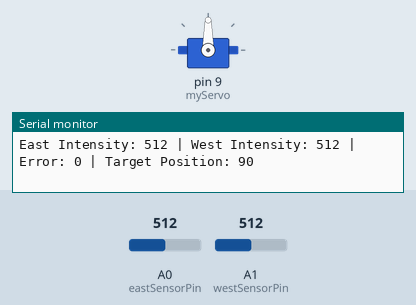
Bench run of a sketch on a simulated Arduino Uno, built with avr-gcc and run on an emulated ATmega328P. Parts: servo, the last lines printed to the serial monitor. Inputs (shaded band) come from the test bench; at power-on: A0 (eastSensorPin) = 512, A1 (westSensorPin) = 512.

Above: at 1.3 s.
1.4 s: A0 (eastSensorPin) set to 848
At 2.1 s:
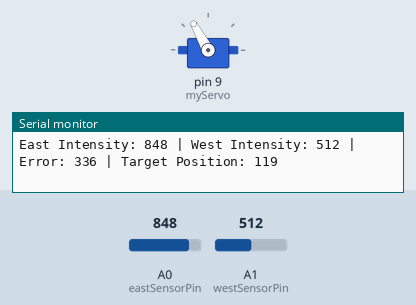
3.3 s: A0 (eastSensorPin) set to 865
At 4.6 s:
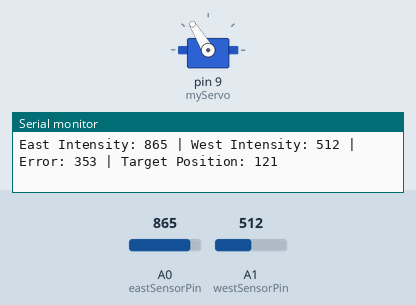
4.9 s: A1 (westSensorPin) set to 74
At 6.4 s:
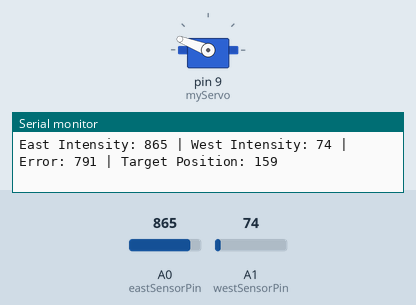
6.8 s: A1 (westSensorPin) set to 64
At 7.8 s:
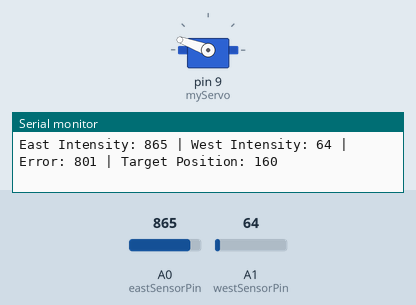
8.4 s: A1 (westSensorPin) set to 1023
At 10.4 s:
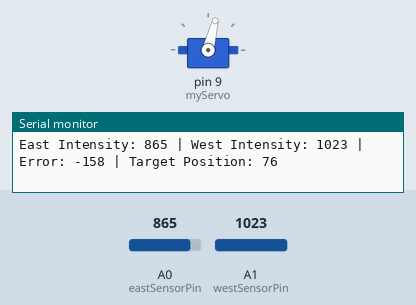
10.8 s: A0 (eastSensorPin) set to 511
At 12.4 s:
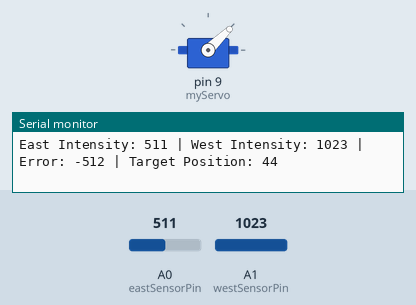
Timing chart, 0 to 13.7 s (numbered marks = the images above; inputs shaded):
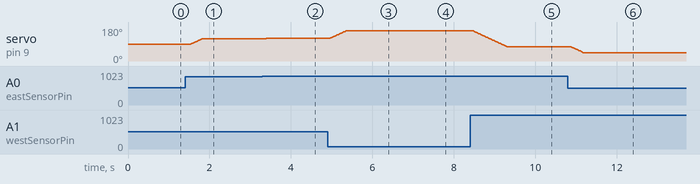

The sketch:

RayTracer.ino
```cpp
#include <Servo.h>

Servo myServo;

int eastSensorPin = A0;  // Analog pin for the east-facing light sensor
int westSensorPin = A1;  // Analog pin for the west-facing light sensor

int eastIntensity = 0;  // Variable to store the east sensor light intensity value
int westIntensity = 0;  // Variable to store the west sensor light intensity value

int currentPosition = 90;  // Start the servo at 90 degrees

void setup() {
  myServo.attach(9);  // Attach the servo to digital pin 9
  myServo.write(currentPosition);  // Initialize the servo at 90 degrees
  Serial.begin(9600);  // Start serial communication for debugging
}

void loop() {
  eastIntensity = analogRead(eastSensorPin);  // Read light intensity from the east sensor
  westIntensity = analogRead(westSensorPin);  // Read light intensity from the west sensor

  int error = eastIntensity - westIntensity;  // Calculate the difference in light intensity

  // Map the error to a servo position
  // Assuming error ranges from -1023 to 1023 and we want to map this to 0 to 180 degrees
  int targetPosition = map(error, -1023, 1023, 0, 180);

  // Ensure the target position is within the valid range for the servo
  targetPosition = constrain(targetPosition, 0, 180);

  // Move the servo slowly to the target position
  if (targetPosition != currentPosition) {
    if (targetPosition > currentPosition) {
      for (int pos = currentPosition; pos <= targetPosition; pos++) {
        myServo.write(pos);
        delay(10);  // Adjust this delay to control the speed of the servo movement
      }
    } else {
      for (int pos = currentPosition; pos >= targetPosition; pos--) {
        myServo.write(pos);
        delay(10);  // Adjust this delay to control the speed of the servo movement
      }
    }
    currentPosition = targetPosition;  // Update the current position of the servo
  }

  // Print the values to the Serial Monitor for debugging
  Serial.print("East Intensity: ");
  Serial.print(eastIntensity);
  Serial.print(" | West Intensity: ");
  Serial.print(westIntensity);
  Serial.print(" | Error: ");
  Serial.print(error);
  Serial.print(" | Target Position: ");
  Serial.println(targetPosition);

  delay(500);  // Wait before the next loop iteration
}
```

Measured:
- after the input at 1.4 s, servo on pin 9 (myServo): moves from 90° to 119° over 0.28 s, starting after 0.15 s
- after the input at 3.3 s, servo on pin 9 (myServo): 119° → 121° after 0.09 s
- after the input at 4.9 s, servo on pin 9 (myServo): moves from 121° to 159° over 0.37 s, starting after 0.07 s
- after the input at 6.8 s, servo on pin 9 (myServo): 159° → 160° after 0.10 s
- after the input at 8.4 s, servo on pin 9 (myServo): moves from 160° to 76° over 0.84 s, starting after 0.06 s
- after the input at 10.8 s, servo on pin 9 (myServo): moves from 76° to 44° over 0.31 s, starting after 0.07 s
